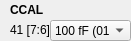
    <widget class="QWidget" name="widget_4" native="true">
     <property name="geometry">
      <rect>
       <x>10</x>
       <y>20</y>
       <width>131</width>
       <height>41</height>
      </rect>
     </property>
     <widget class="QLabel" name="label_486">
      <property name="geometry">
       <rect>
        <x>10</x>
        <y>0</y>
        <width>111</width>
        <height>20</height>
       </rect>
      </property>
      <property name="font">
       <font>
        <weight>75</weight>
        <bold>true</bold>
       </font>
      </property>
      <property name="text">
       <string>CCAL</string>
      </property>
     </widget>
     <widget class="QLabel" name="addr_CCAL">
      <property name="geometry">
       <rect>
        <x>10</x>
        <y>20</y>
        <width>101</width>
        <height>20</height>
       </rect>
      </property>
      <property name="text">
       <string>41 [7:6]</string>
      </property>
     </widget>
     <widget class="QComboBox" name="comboBox_CCAL">
      <property name="enabled">
       <bool>true</bool>
      </property>
      <property name="geometry">
       <rect>
        <x>50</x>
        <y>20</y>
        <width>81</width>
        <height>21</height>
       </rect>
      </property>
      <item>
       <property name="text">
        <string>100 fF (01)</string>
       </property>
      </item>
      <item>
       <property name="text">
        <string>80 fF (00)</string>
       </property>
      </item>
      <item>
       <property name="text">
        <string>100 fF (10)</string>
       </property>
      </item>
      <item>
       <property name="text">
        <string>120 fF (11)</string>
       </property>
      </item>
     </widget>
    </widget>
